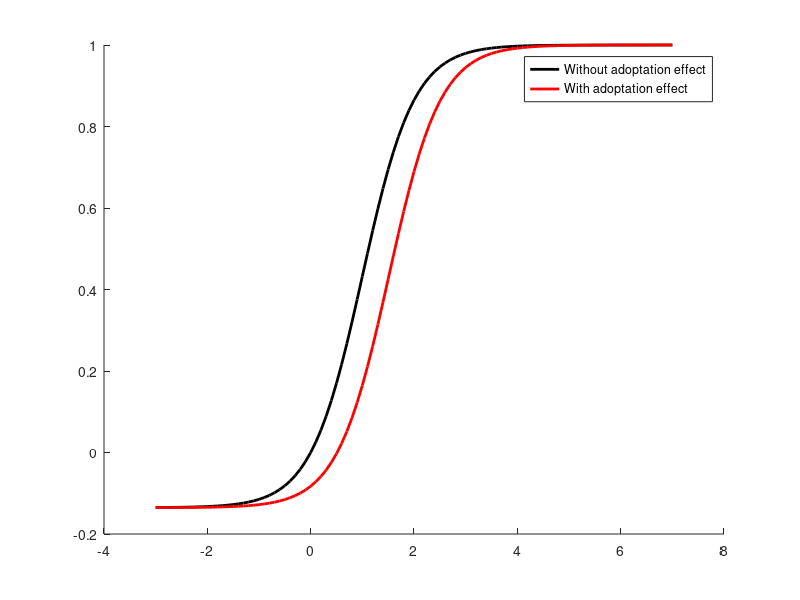

Here is the MATLAB script that generated this plot: (Note: this script raises an error after producing the figure.)
clc;clear;close all;

% @author: Vahab Youssof zadeh

global Ae Ai Ae2 Ai2 a2 a1 b2 b1 DD ae ai c1 c2 c3 c4 c5 c6 c7 c8 c9 th P S a Neq A sel

% figure,imshow(imread('Picture1.jpg'));title('Extended Jansen Model 1995');

%% Neural mass params
Ae =  7.7094; % Average synaptic gain constants for excitatory populations
Ai = 35.5523;   % Average synaptic gain constants for inhibitory populations
ae = 100.8710;   % Average synaptic time constants for excitatory populations
ai = 50.9063;   % Average synaptic time constants for inhibitory populations

% %% Neural mass params
% Ae = 8.92; % Average synaptic gain constants for excitatory populations
% Ai = 39.22;   % Average synaptic gain constants for inhibitory populations
% ae = 107.32;  % Average synaptic time constants for excitatory populations
% ai = 52.85;   % Average synaptic time constants for inhibitory populations

%% Prepare simulation (timn scale)
h = 0.005;
Nwin=6;
Nt=round(2.56.*Nwin./h);
t=(1:Nt).*h;

DD = 0;

%% connection stregths
c=128;
c1 = 1*c;    c2 = 1*c;
c3 = 0.5*c; c4 = 0.5*c;

c=128;
c1 = 1*c;    c2 = 0.8*c;
c3 = 0.25*c; c4 = 0.25*c;

c5 = 0.01*c;
c6 = 0.01*c;
c7 = 0.01*c;

% c1 = 133.5201;
% c2 = 134.6967;
% c3 = 69.0351;
% c4 = 68.5286;
% c5 = 4.5135;
% c6 = 0.0481;
% c7 = -0.5387;

c8 = 1;
c9 = 1;
th = 1;

a1 = 55;
a2 = 140;
b1 = 27.5;
b2 = 55;

Ae2 = 1.65;
Ai2 = 32;

A = [32 16 4]; % extrinsic rates (forward, backward, lateral)

disp('without feedback                     : 1');
disp('feedback in In-In                    : 2');
disp('feedback in Ex-py                    : 3');
disp('feedback in In-In& Ex-py             : 4');
disp('feedback in In-In& Ex-py& Ex-In ver1 : 5');
disp('feedback in In-In& Ex-py& Ex-In ver2 : 6');

sel = input('please select model?');
P = input('Enter stimulus?');

if sel==1
    Neq=7;    % number of ode equations in defined model
    r1 = 2;
    r2 = 1;
    m1 = 1; m2 = 2; % EEG = v1-v2 = v7
    M = 7; % EEG = v7
elseif sel==2
    Neq = 11; % number of ode equations in defined model
    r1 = 2;
    r2 = 1;
    m1 = 2; m2 = 3; % EEG = v2-v3
    M = 11; % EEG = v7
elseif sel==3
    Neq = 11; % number of ode equations in defined model
    r1 = 4;
    r2 = 2;
    m1 = 2; m2 = 3; % EEG = v2-v3
    M = 11; % EEG = v7
elseif sel==4
    Neq = 13; % number of ode equations in defined m
    r1 = 2;
    r2 = 1;
    m1 = 2; m2 = 3; % EEG = v2-v3
    M = 13; % EEG = v7
elseif sel==5
    Neq = 15; % number of ode equations in defined m
    r1 = 2;
    r2 = 1;
    m1 = 2; m2 = 3; m3 =7; % EEG = v2-v3-v7
    M = 15; % EEG = v7
elseif sel==6
    Neq = 15; % number of ode equations in defined m
    r1 = 2;
    r2 = 1;
    m1 = 2; m2 = 3; m3 =7; % EEG = v2-v3-v7
    M = 15; % EEG = v7
elseif sel==9
    Neq = 22; % number of ode equations in defined m
    r1 = 2;
    r2 = 1;
    m1 = 2; m2 = 3; m3 =7; % EEG = v2-v3-v7
    M = 15; % EEG = v7
end
S = @(x) 1./(1+exp(-r1*(x-r2)))-1/(1+exp(r1*r2));


%% Sigmiodal function -------------------------

% idx = ['f1';'f2';'f3']
t1=(-3:0.1:7);
figure,
plot(t1,S(t1)./max(S(t1)),'k','LineWidth',2);
% title('Sigmoidal function');
set(gca, 'Box', 'off');
% axis([-4 6 -0.2 1.2]);

hold on
a = 512e-3;
plot(t1,S(t1-a)./max(S(t1-a)),'r','LineWidth',2);
idx = ['Without adoptation effect';...
    'With adoptation effect   ';...
    ];
legend(idx)

%% External input
N = length(t);
U = 150 + 5e-3*randn(N,1);

ns = N;
dt = diff(t(1:2));
Ask = input('Add noise? yes(1),No(0), or Bump (3): ');

if Ask==1
    U(:,:) = P.*rand(N,1);
    
elseif Ask==0
    U(:,:) = P.*ones(N,1);
    
elseif Ask==3
    onset = 0.0724;
    amp = 6.0784;
    U = amp*exp(-(t - onset).^2/(45*dt^2));
    
end

ask2 = input('Euler or ODE45? yes(1),No(0)');
if ask2==1
    %% Numerical solution
    % initial values of input and output
    x = zeros(Neq,1);
    y = zeros(Neq,1);
    for i = 2:length(U) %construct a 'for' loop
        P = U(i-1);
        tmp1 = model_Jansen(t,x);
        y(:,i) = y(:,i-1)+ (dt.*tmp1);
        x = y(:,i);
    end
else
    x_ini = zeros(Neq,1);
    
    AbsTol = 1e-9.*ones(Neq,1);
    %     options = odeset('RelTol',1e-4,'InitialStep',0.1,'MaxStep',0.005);
    options = odeset('RelTol',1e-6,'AbsTol',AbsTol);
    [t,y]=ode45(@model_Jansen13,t,x_ini,options);
    y = y';
end

%% burn-in effect
L = 100;
y1=[];
y1(1,:) = y(m1,L:end);
y1(2,:) = y(m2,L:end);

%% EEG extraction
EEG = y(M,L:end);
idx = ['u=',num2str(P),'{,\it C_{5}=}',num2str(c5)];
% idx = ['u=',num2str(P)];


%% time and freq visualization
figure
subplot 311
plot(t(L:1000),EEG(L:1000),'k','LineWidth',2),set(gca,'color','none'),set(gca, 'Box', 'off');
title(idx,'FontSize', 20);xlabel('Time (sec)');ylabel('Amp');
fs = 1/h;
Y = fft(EEG);
ff=linspace(0,fs./2,length(Y)./2);
Pyy =(abs(Y));Pyy(1)=0;
Pyy = detrend(Pyy);
subplot 312
plot(ff,Pyy(1:floor(length(Y)./2)),'k','LineWidth',2);set(gca,'color','none'),legend boxoff,set(gca, 'Box', 'off');

[SS1,SS2] = max(Pyy(1:floor(length(Y)./2)));
Freq = ff(SS2)

xlabel('Frequency (Hz)');ylabel('Amp');
subplot 313
% plot3(y(2,L:end),y(1,L:end),y(3,L:end),'k','LineWidth',2);grid off;box off,set(gca,'color','none'),
plot3(y(3,L:end),y(1,L:end),y(2,L:end),'k','LineWidth',2);grid off;box off,set(gca,'color','none'),
xlabel('{\it V_{Inhib}} '); ylabel('{\it V_{Stellate}} '); zlabel('{\it  V_{Pyramidal}} ');

figure
plot(t(L:1000),EEG(L:1000),'k','LineWidth',2),set(gca,'color','none'),set(gca, 'Box', 'off');
title(idx,'FontSize', 20);xlabel('Time (sec)');ylabel('Amp');
